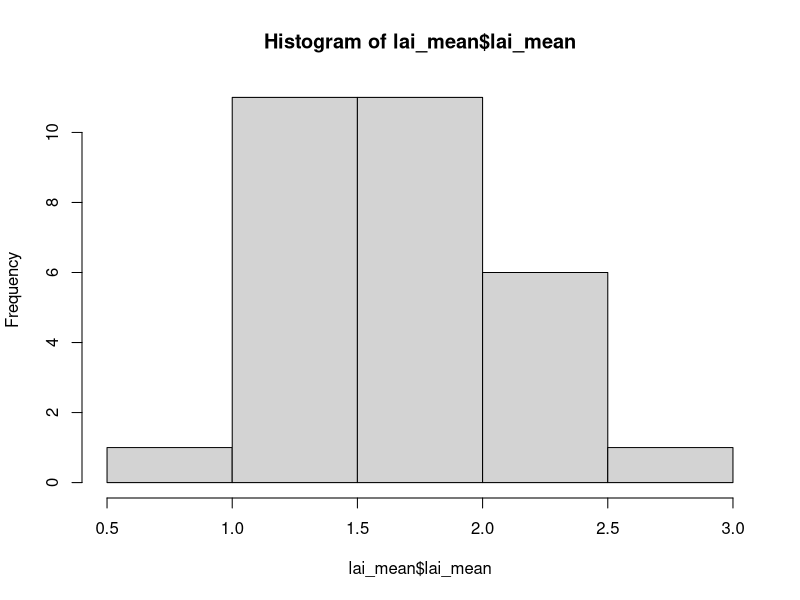

The R source for this figure:
library(dplyr)
library(magrittr)
library(data.table)
library(emmeans)

# load computed lai values
lai = read.csv('../raw/RL062719_calc.csv', header = T)

# load raw light data and combine
lai_raw = read.csv('../raw/RL062719_edited_4r.csv', header = F)
colnames(lai_raw)[2] = 'B_Obs'
colnames(lai_raw)[10] = 'Plot_raw'
lai_raw$Plot = sapply(strsplit(as.character(lai_raw$Plot_raw), 'P'), '[', 2)
lai_plus = left_join(lai, lai_raw, by = 'B_Obs')

# aggregate
lai_group = group_by(lai_plus, Plot)
lai_mean = summarise(lai_group, lai_mean = mean(LAI), lai_sd = sd(LAI), lai_n = n())
lai_mean$Plot

hist(lai_mean$lai_mean)
nrow(lai_mean)

# write.csv(lai_mean, '../clean/lai_mean_RL062719.csv')
